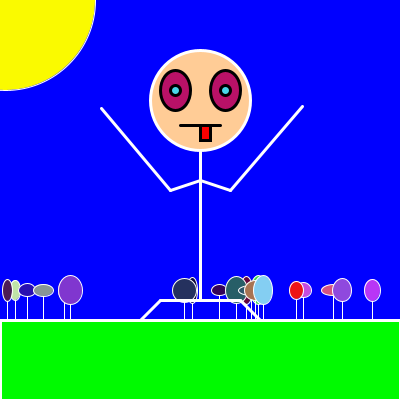
Frame 1 (no input)
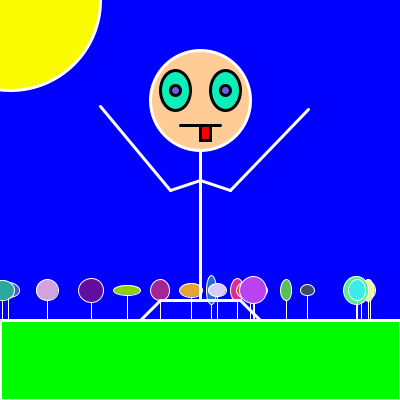
Frame 2 (the mouse pressed at the canvas centre, redrawn once)

The Processing sketch that drew these frames (run headless with seeded random() and noise(); the mouse was pressed at the canvas centre and the sketch redrawn once):

// Processing sketch: processing_112758
// ── processing_112758.pde

Guy guy; 
Flower flower;
Timer timer;
Rain[] rains;


int totalRain = 0;

int[] flowers = new int[20];

color backRGB = color (0, 0, 255);    //background color and initializing for sun drawing
int sunX = 0;
int sunY = 0;
int sunSpeed = 5;
//float sunAngle = 0;

boolean cloud = false;

void setup() 
{
  size (400, 400);
  smooth();
  noStroke();
  noLoop();
  frameRate(30);

  timer = new Timer(1500);  // every 1.5 seconds, lightning strikes
  timer.start();        // start the timer

  guy = new Guy();
  flower = new Flower();
  rains = new Rain[1000];
}
void draw() 
{

  background (backRGB);  //changing blue background
  stroke(255);


  if (cloud) {    // if the clouds are present do the following

    background(0);              //set cloud mode background

    if (key == 'r') {  //array of rain drops falling from clouds

      rains[totalRain] = new Rain();    //initialization and incrementation
      totalRain++;

      if (totalRain >= rains.length) {    //restarting the array after all variables passed through
        totalRain = 0;
      }
      for (int i=0; i  < totalRain; i++) {   //let's see that rain
        rains[i].display();
        rains[i].move();
      }
    }
    
    if (timer.isFinished()) {            // lets see some lightning
      lightning();
      timer.start();
    }
    
    clouds();                    // that other good stuff
    guy.display();
  }
  else {        //do the other stuff if no clouds
    bouncingSun();
    flower.display();
    guy.display();
  }

  grass();
}

void grass()
{
  stroke(255);
  rectMode(CORNER); //grass
  fill(0, 250, 0);
  rect(0, 320, 400, 80);
}   

void clouds()
{
  stroke(255);        //clouds
  fill(180);  
  ellipse(70, 30, 100, 50);
  ellipse(140, 30, 100, 50);
  ellipse(250, 30, 100, 50);
  ellipse(320, 30, 100, 50);
}

void bouncingSun()
{
  stroke(255);
  fill (250, 250, 0);      //sun
  sunX = sunX + sunSpeed;

  if ((sunX > width) || (sunX < 0)) {    //bouncing sun

    sunSpeed = sunSpeed * -1;
    backRGB = backRGB + 60;
  }
  ellipse (sunX, sunY, 180, 180);
}

void keyPressed()  //clouds
{
  if (key == ' ') {  //if space is pressed, loop !!
    loop();
    //    redraw();
  } 
  else if (key == 'c') {  //if c is pressed, draw the clouds
    cloud = !cloud;
    redraw();
  }
}

class Flower {
  
  
  void display() {
    
    //random flowers
    for (int i = 0; i < flowers.length; i++) {
      flowers[i] = flowers[i];

      int flowersX= (int) random(0, 400);  
      int flowersY= 320;
      int flowerWidth = (int) random (10, 30);
      int flowerHeight = (int) random (10, 30);
      int flowerR = (int) random(255);
      int flowerG = (int) random(255);
      int flowerB = (int) random(255);
      int flowerA = (int) random(100);
      strokeWeight(1);
      line (flowersX, flowersY, flowersX, 290);
      fill(flowerR, flowerG, flowerB);
      ellipse(flowersX, 290, flowerWidth, flowerHeight);
    }
  }
}

class Guy {
  void display() {

    strokeWeight(3);
    line(160, 300, 240, 300); //legs
    line(240, 300, 260, 320); //right
    line(160, 300, 140, 320); //left

    int leftarmX = (int) random(100, 110);  //left arm
    int leftarmY = (int) random(100, 110);
    line(200, 180, 170, 190); 
    line(170, 190, leftarmX, leftarmY);

    int rightarmX = (int) random(300, 310);  //right arm
    int rightarmY = (int) random(100, 110);
    line(200, 180, 230, 190); //right arm
    line(230, 190, rightarmX, rightarmY);

    stroke(255);              //body
    line(200, 150, 200, 300); 

    stroke(255);                  //head
    strokeWeight(3);
    fill(255, 204, 150);              
    ellipse(200, 100, 100, 100);

    stroke(0);                          //eyes
    float eyeR = random(255);
    float eyeG = random(255);
    float eyeB = random(255);
    fill(eyeR, eyeG, eyeB);           
    ellipse(225, 90, 30, 40);
    ellipse(175, 90, 30, 40);
    float eyeR2 = random(255);          //pupils
    float eyeG2 = random(255);
    float eyeB2 = random(255);
    fill(eyeR2, eyeG2, eyeB2);          
    ellipse (175, 90, 10, 10);
    ellipse (225, 90, 10, 10);

    strokeWeight(3);       //mouth
    line(180, 125, 220, 125);
    fill(250, 0, 0);
    rectMode(CORNER);
    rect(200, 125, 10, 15);
    
  }
}

void lightning(){ 
  int x = (int) random(50,350); //initialize x start
  int x1 = 50;          //initialize x end
  int y = 55;          //initialize y start
  int y2 = 55;          //initialize y end
 
  
  while (y2 < 350 ) {        // loop the line and make it look like lightning!!            
    x1 = (x-50) + (int) random(80);    // the direction of the lines
    stroke (253,208,35);
    line (x, y, x1, y2);
    y=y2;   
    y2 += (int) random(50);   
    x = x1;   
  }
}

class Rain {

  float x;        //initialize x position
  float y;        //initialize y position
  float ySpeed;   //initialize drop speed
  color c;        //initialize color
  float r;        //initialize size


  Rain()        //values 
  {
    r = 5;
    x = random (50,350);
    y = 55;
    ySpeed = random(1, 5);
    c = color(0, 50, 255);
  }

  void move() {          //falling rain and speed 
    y += ySpeed;
  }

  boolean reachedGrass() {

    if (y > 330) {        //if the rain hits the grass then it stops
      return true;
    } 
    else {
      return false;
    }
  }

  void display() {

    fill (c);
    for (int i = 2 ; i < r ; i++) {        //cool raindrops made of multiple circles
    noStroke();
    ellipse(x, y+i*4, i*2, i*2);
    }
  }
}
class Timer {
  
  int startTime;      // start timer for lightning
  int endTime;       // how long until lightning strikes
  
  Timer(int tempEndTime) {
    endTime = tempEndTime;
  }
  
  void start() {
    startTime = millis();
  }
  
  boolean isFinished() {
    int passedTime = millis() - startTime;
    if (passedTime > endTime) {
      return true;
    } else {
      return false;
    }
  }
}
